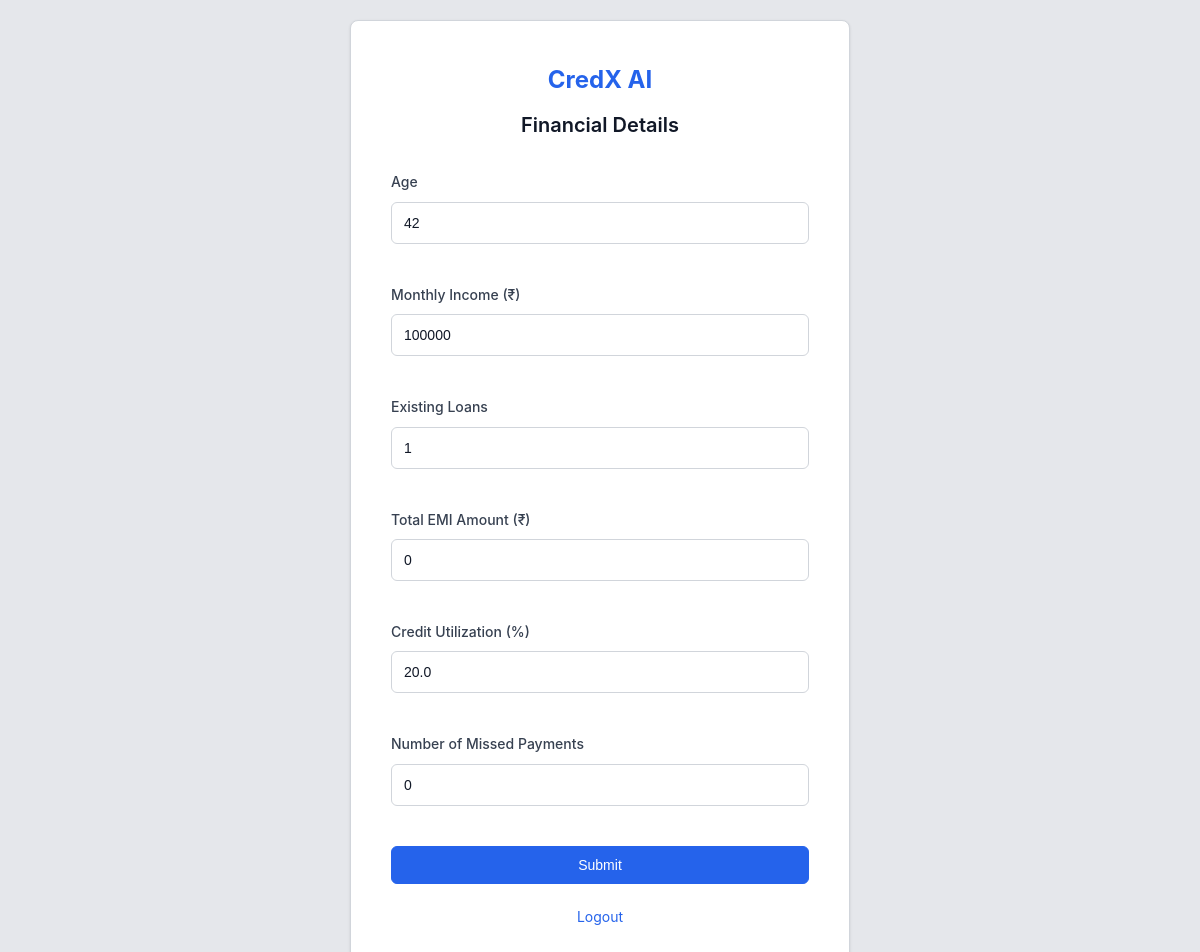
/financial-form (signed in), run on the app's committed database.
### tables this page shows
CREATE TABLE user_financials (
                id INTEGER PRIMARY KEY AUTOINCREMENT,
                username TEXT UNIQUE NOT NULL,
                age INTEGER NOT NULL,
                income INTEGER NOT NULL,
                existing_loans INTEGER NOT NULL,
                total_emi INTEGER NOT NULL,
                credit_utilization REAL NOT NULL,
                defaults INTEGER NOT NULL,
                updated_at TEXT NOT NULL,
                FOREIGN KEY (username) REFERENCES users (username)
            );

### app.py (the view, shortened to what this page needs)
@app.route("/financial-form", methods=["GET", "POST"])
def financial_form():
    if "user" not in session:
        return redirect(url_for("login"))
    username = session["user"]
    financial_data = get_user_financials(username)
    print(f"📖 Loading financial form for {username}, existing data: {financial_data is not None}")
    return render_template("financial_form.html", data=financial_data)

### database.py (called while the page is built)
def get_db():
    conn = sqlite3.connect(DATABASE_FILE)
    conn.row_factory = sqlite3.Row
    return conn

@contextmanager
def get_db_connection():
    conn = get_db()
    try:
        yield conn
    finally:
        conn.close()

### templates/financial_form.html (shortened to what this page needs)
<!DOCTYPE html>
<html lang="en">
<head>
  <link rel="stylesheet" href="{{ url_for('static', filename='css/base.css') }}">
</head>
<body>
<div class="centered-form-container">
  <div class="centered-form-box financial-form-box">
    <div class="form-header">
      <h1>CredX AI</h1>
      <h2>Financial Details</h2>
    </div>
    <form method="post" class="centered-form">
      <div class="form-group">
        <label>Age</label>
        <input type="number" name="age" required min="18" max="80"
               value="{{ data.age if data else '' }}">
      </div>
      <div class="form-group">
        <label>Monthly Income (₹)</label>
        <input type="number" name="income" required min="10000"
               value="{{ data.income if data else '' }}">
      </div>
      <div class="form-group">
        <label>Existing Loans</label>
        <input type="number" name="existing_loans" required min="0" max="10"
               value="{{ data.existing_loans if data else '0' }}">
      </div>
      <div class="form-group">
        <label>Total EMI Amount (₹)</label>
        <input type="number" name="total_emi" required min="0"
               value="{{ data.total_emi if data else '0' }}">
      </div>
      <div class="form-group">
        <label>Credit Utilization (%)</label>
        <input type="number" name="credit_utilization" required min="0" max="100" step="0.1"
               value="{{ data.credit_utilization if data else '30' }}">
      </div>
      <div class="form-group">
        <label>Number of Missed Payments</label>
        <input type="number" name="defaults" required min="0"
               value="{{ data.defaults if data else '0' }}">
      </div>
      <button type="submit" class="btn primary full-width">Submit</button>
    </form>
    <div class="form-footer">
      <a href="/logout">Logout</a>
    </div>
  </div>
</div>
</body>
</html>

### static/css/base.css (style rules this page uses)
* { margin: 0; padding: 0; box-sizing: border-box; }
body { font-family: -apple-system, BlinkMacSystemFont, 'Segoe UI', Roboto, sans-serif; background: #e5e7eb; color: #111827; min-height: 100vh; line-height: 1.6; }
a { text-decoration: none; color: #2563eb; }
.btn { display: inline-block; padding: 10px 20px; border: 1px solid #d1d5db; border-radius: 6px; font-weight: 500; font-size: 14px; cursor: pointer; text-decoration: none; background: #ffffff; color: #374151; transition: all 0.2s ease; }
.btn.primary { background: #2563eb; color: white; border-color: #2563eb; }
.btn.full-width { width: 100%; text-align: center; }
.financial-form-box { max-width: 600px; }
.form-group { margin-bottom: 20px; }
.centered-form-container { min-height: 100vh; display: flex; align-items: center; justify-content: center; padding: 20px; background: #e5e7eb; }
.centered-form-box { background: #ffffff; border: 1px solid #d1d5db; padding: 40px; border-radius: 8px; width: 100%; max-width: 400px; box-shadow: 0 1px 3px rgba(0, 0, 0, 0.1); text-align: center; }
.financial-form-box { max-width: 500px; }
.form-header { margin-bottom: 30px; }
.form-header h1 { color: #2563eb; font-size: 24px; font-weight: bold; margin-bottom: 10px; }
.form-header h2 { color: #111827; font-size: 20px; font-weight: 600; margin: 0; }
.centered-form { display: flex; flex-direction: column; gap: 20px; margin-bottom: 20px; }
.centered-form .form-group { display: flex; flex-direction: column; text-align: left; }
.centered-form .form-group label { color: #374151; font-weight: 500; margin-bottom: 8px; font-size: 14px; }
.centered-form .form-group input { width: 100%; padding: 12px; background: #ffffff; border: 1px solid #d1d5db; border-radius: 6px; color: #111827; font-size: 14px; box-sizing: border-box; }
.centered-form .form-group input::placeholder { color: #9ca3af; }
.form-footer { text-align: center; margin-top: 20px; }
.form-footer a { color: #2563eb; text-decoration: none; font-size: 14px; }

### data on the page
user_financials: age "42", income "100000", existing_loans "1", total_emi "0", credit_utilization "20.0", defaults "0"
